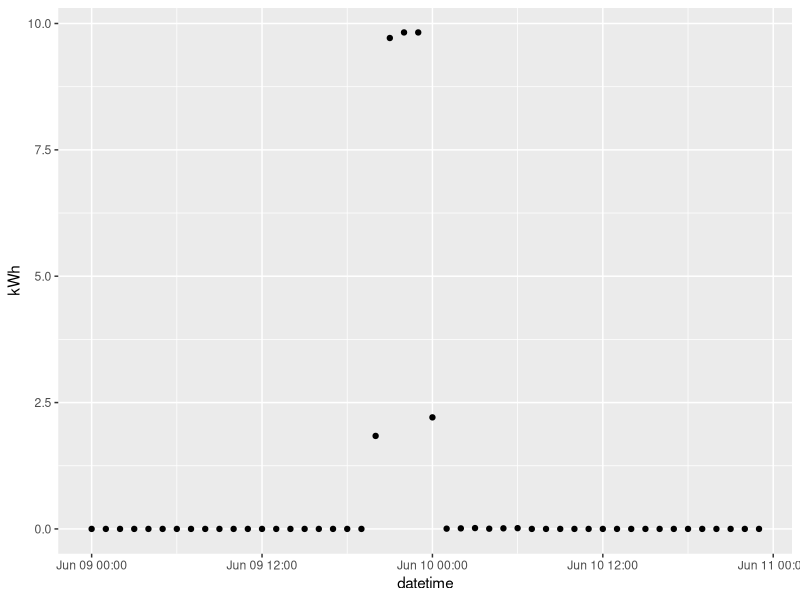
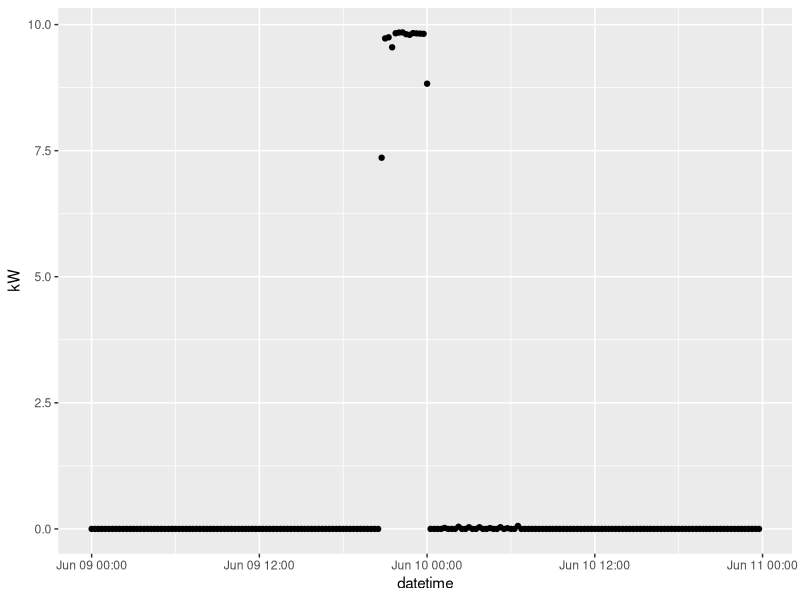

Reproduce these figures in R, in order.
## ---- chunk 1
library(tidyverse)
library(lubridate)
library(hms)
library(readxl)

## ---- chunk 2

daily_2023 <- read_csv("FA1BE4-Emporia_Garage-1DAY_2023.csv")
daily_2024 <- read_csv("FA1BE4-Emporia_Garage-1DAY_20240101_20240613.csv")

daily <- rbind(daily_2023,daily_2024)

#change data types
daily <- daily %>% 
  rename(datetime = `Time Bucket (America/New_York)`, kWh = `Emporia Garage-EV (kWhs)`) %>% 
  #mutate(datetime = as_datetime(datetime, tz = 'America/New_York'))
  #mutate(datetime = as.POSIXct(datetime,format="%m/%d/%Y %H:%M:%S",tz='America/New_York'))
  mutate(datetime = mdy_hms(datetime, tz = 'America/New_York')) %>% 
  mutate(solar_year = factor(case_when(
                        datetime < as.POSIXct('04/16/2022 00:00',format="%m/%d/%Y %H:%M",tz=Sys.timezone()) ~ 0,
                        datetime >= as.POSIXct('04/16/2022 00:00',format="%m/%d/%Y %H:%M",tz=Sys.timezone())  &
                          datetime < as.POSIXct('04/16/2023 00:00',format="%m/%d/%Y %H:%M",tz=Sys.timezone()) ~ 1,
                        datetime >= as.POSIXct('04/16/2023 00:00',format="%m/%d/%Y %H:%M",tz=Sys.timezone())  &
                          datetime < as.POSIXct('04/16/2024 00:00',format="%m/%d/%Y %H:%M",tz=Sys.timezone()) ~ 2,
                        TRUE ~ 3)
         ))


daily %>% 
  group_by(solar_year) %>% 
  summarize(kWh = round(sum(kWh)))
## ---- chunk 3
hourly_2023 <- read_csv("FA1BE4-Emporia_Garage-1H_2023.csv")
hourly_2024 <- read_csv("FA1BE4-Emporia_Garage-1H_20240101_20240613.csv")

hourly <- rbind(hourly_2023,hourly_2024)

#change data types
hourly <- hourly %>% 
  rename(datetime = `Time Bucket (America/New_York)`, kWh = `Emporia Garage-EV (kWhs)`) %>% 
  #mutate(datetime = as_datetime(datetime, tz = 'America/New_York'))
  #mutate(datetime = as.POSIXct(datetime,format="%m/%d/%Y %H:%M:%S",tz='America/New_York'))
  mutate(datetime = mdy_hms(datetime, tz = 'America/New_York')) %>% 
  mutate(solar_year = factor(case_when(
                        datetime < as.POSIXct('04/16/2022 00:00',format="%m/%d/%Y %H:%M",tz=Sys.timezone()) ~ 0,
                        datetime >= as.POSIXct('04/16/2022 00:00',format="%m/%d/%Y %H:%M",tz=Sys.timezone())  &
                          datetime < as.POSIXct('04/16/2023 00:00',format="%m/%d/%Y %H:%M",tz=Sys.timezone()) ~ 1,
                        datetime >= as.POSIXct('04/16/2023 00:00',format="%m/%d/%Y %H:%M",tz=Sys.timezone())  &
                          datetime < as.POSIXct('04/16/2024 00:00',format="%m/%d/%Y %H:%M",tz=Sys.timezone()) ~ 2,
                        TRUE ~ 3)
         ))

hourly %>% 
  arrange(desc(kWh))
## ---- chunk 4
sample <- hourly %>% 
  filter(date(datetime) == '2024-06-09' | date(datetime) == '2024-06-10')

ggplot(sample, aes(datetime, kWh)) +
  geom_point()
## ---- chunk 5

min15_2023 <- read_csv("FA1BE4-Emporia_Garage-15MIN_20230609_20231231.csv", show_col_types = FALSE)
min15_2024 <- read_csv("FA1BE4-Emporia_Garage-15MIN_20240101_20240613.csv", show_col_types = FALSE)

min15 <- rbind(min15_2023,min15_2024)

#change data types
min15 <- min15 %>% 
  rename(datetime = `Time Bucket (America/New_York)`, kW = `Emporia Garage-EV (kWatts)`) %>% 
  #mutate(datetime = as_datetime(datetime, tz = 'America/New_York'))
  #mutate(datetime = as.POSIXct(datetime,format="%m/%d/%Y %H:%M:%S",tz='America/New_York'))
  mutate(datetime = mdy_hms(datetime, tz = 'America/New_York')) %>% 
  mutate(solar_year = factor(case_when(
                        datetime < as.POSIXct('04/16/2022 00:00',format="%m/%d/%Y %H:%M",tz=Sys.timezone()) ~ 0,
                        datetime >= as.POSIXct('04/16/2022 00:00',format="%m/%d/%Y %H:%M",tz=Sys.timezone())  &
                          datetime < as.POSIXct('04/16/2023 00:00',format="%m/%d/%Y %H:%M",tz=Sys.timezone()) ~ 1,
                        datetime >= as.POSIXct('04/16/2023 00:00',format="%m/%d/%Y %H:%M",tz=Sys.timezone())  &
                          datetime < as.POSIXct('04/16/2024 00:00',format="%m/%d/%Y %H:%M",tz=Sys.timezone()) ~ 2,
                        TRUE ~ 3)
         ))

## ---- chunk 6
sample <- min15 %>% 
  filter(date(datetime) == '2024-06-09' | date(datetime) == '2024-06-10')

ggplot(sample, aes(datetime, kW)) +
  geom_point()
